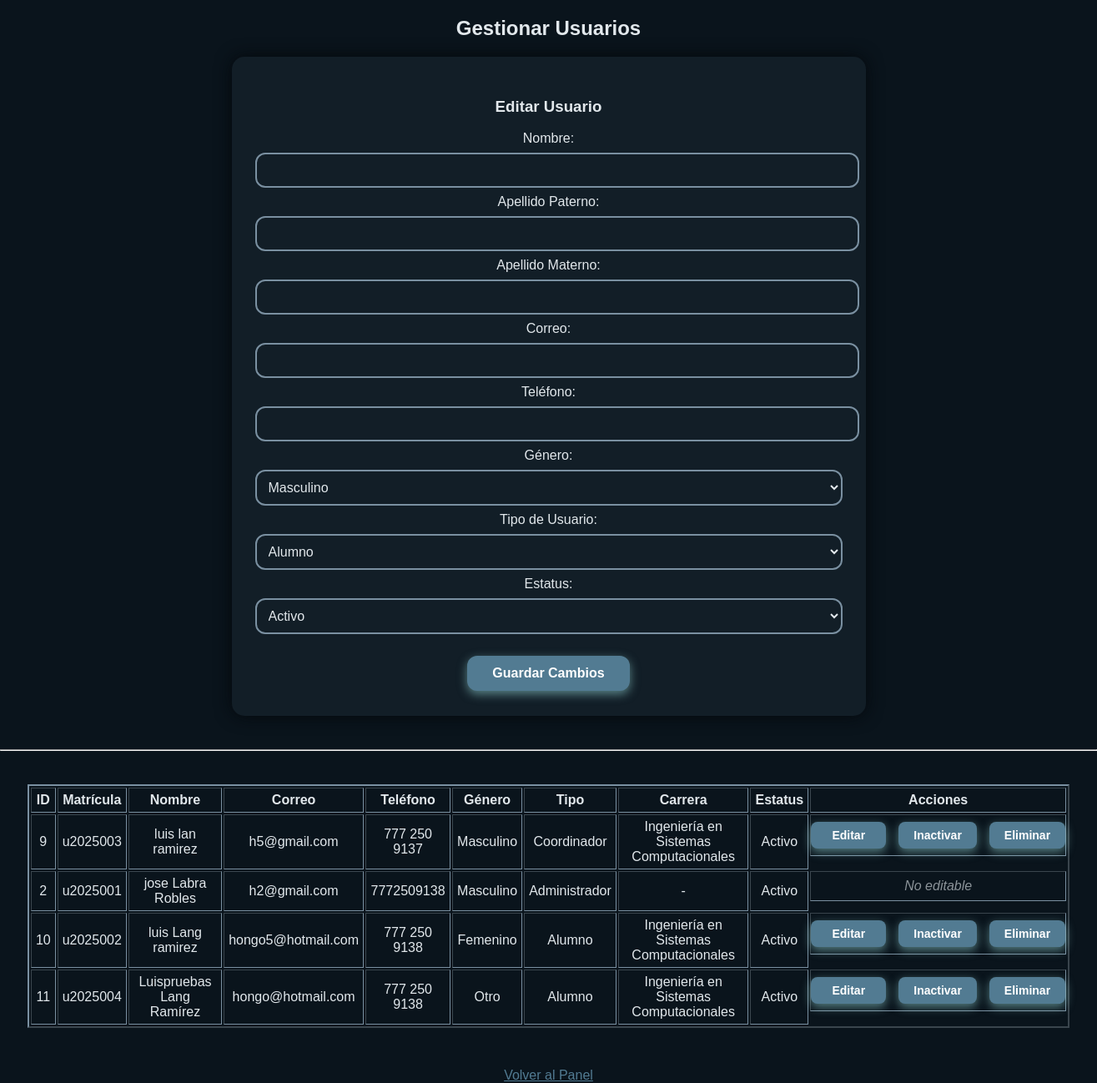
/index.php?controller=usuariosAdmin&action=gestionar (signed in), run on an earlier commit of the app's database.
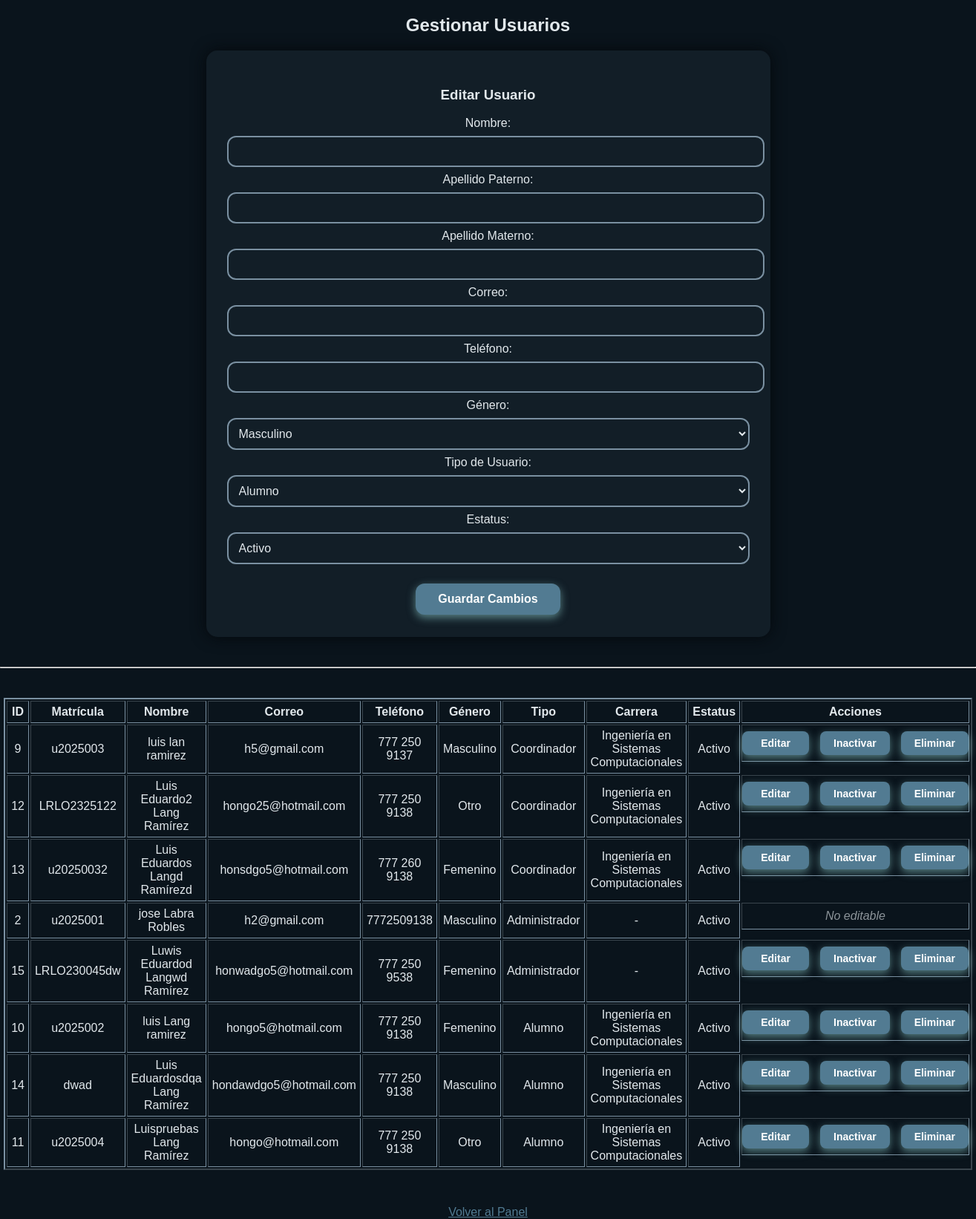
And on a later commit of the database.
### tables this page shows
CREATE TABLE `usuarios` (
  `id_usuario` int(11) NOT NULL AUTO_INCREMENT,
  `matricula` varchar(20) NOT NULL,
  `nombre` varchar(60) NOT NULL,
  `apellido_pa` varchar(60) NOT NULL,
  `apellido_ma` varchar(60) DEFAULT NULL,
  `correo` varchar(100) NOT NULL,
  `telefono` varchar(20) DEFAULT NULL,
  `contrasena` varchar(255) NOT NULL,
  `tipo_usuario` enum('coordinador','administrador','alumno') NOT NULL,
  `estatus` enum('activo','inactivo') DEFAULT 'activo',
  `genero` enum('masculino','femenino','otro') NOT NULL,
  `fecha_registro` datetime DEFAULT current_timestamp(),
  PRIMARY KEY (`id_usuario`),
  UNIQUE KEY `matricula` (`matricula`),
  UNIQUE KEY `correo` (`correo`)
);

### config/database.php (called while the page is built, shortened)
<?php
class Database {
    public static function getConnection() {
        $host = "localhost";
        $usuario = "root";
        $password = "";
        $base_datos = "gestion_materiales";
        $conexion = new mysqli($host, $usuario, $password, $base_datos);
        $conexion->set_charset("utf8mb4");
        return $conexion;
    }
}
?>

### app/controllers/UsuariosAdminController.php (called while the page is built, shortened)
<?php
require_once "config/Database.php";
require_once "app/models/Usuario.php";
class UsuariosAdminController {
    private $usuarioModel;
    public function __construct() {
        $this->conexion      = Database::getConnection();
        $this->usuarioModel  = new Usuario($this->conexion);
        $this->carreraModel  = new Carrera($this->conexion);
    }
    private function render($vista, $data = []) {
        extract($data);
        require "app/views/$vista.php";
    }
    public function gestionar() {
        $usuarios  = $this->usuarioModel->obtenerTodosConCarrera();
        $carreras = $this->carreraModel->obtenerTodas();
        $mensaje = $_SESSION["mensaje"] ?? null;
        $this->render("gestionar_usuarios", [
            "usuarios"        => $usuarios,
            "carreras"        => $carreras,
            "mensaje"         => $mensaje,
            "actionEditar"    => "index.php?controller=usuariosAdmin&action=editar",
            "actionInactivar" => "index.php?controller=usuariosAdmin&action=inactivar",
            "actionEliminar"  => "index.php?controller=usuariosAdmin&action=eliminar",
            "volver"          => "index.php?controller=dashboard&action=panel",
            "idUsuarioActual" => $_SESSION["id_usuario"]
        ]);
    }
}
?>

### app/models/Usuario.php (called while the page is built, shortened)
<?php
class Usuario {
    private $conexion;
    public function __construct($conexion) {
        $this->conexion = $conexion;
    }
    public function obtenerTodosConCarrera() {
        $sql = "
            SELECT
                u.*,
                COALESCE(cA.nombre_carrera, cC.nombre_carrera) AS nombre_carrera
            FROM usuarios u
            LEFT JOIN alumnos a ON u.id_usuario = a.id_usuario
            LEFT JOIN carreras cA ON a.id_carrera = cA.id_carrera
            LEFT JOIN coordinadores co ON u.id_usuario = co.id_usuario
            LEFT JOIN carreras cC ON co.id_carrera = cC.id_carrera
            ORDER BY u.tipo_usuario, u.nombre
        ";
        $res = $this->conexion->query($sql);
        return $res->fetch_all(MYSQLI_ASSOC);
    }
}
?>

### app/views/gestionar_usuarios.php (the view, shortened to what this page needs)
<!DOCTYPE html>
<html lang="es">
<head>
    <link id="theme-link" rel="stylesheet" href="assets/css/colores.css">
</head>
<body>
    <h2>Gestionar Usuarios</h2>
    <form id="formUsuario" action="<?= htmlspecialchars($actionEditar); ?>"
          method="POST" style="max-width:700px; margin:auto;">
        <h3 id="tituloForm">Editar Usuario</h3>
        <label>Nombre:</label>
        <input type="text" name="nombre" required>
        <label>Apellido Paterno:</label>
        <input type="text" name="apellido_pa" required>
        <label>Apellido Materno:</label>
        <input type="text" name="apellido_ma">
        <label>Correo:</label>
        <input type="email" name="correo" required>
        <label>Teléfono:</label>
        <input type="text" name="telefono">
        <label>Género:</label>
        <select name="genero" required>
            <option value="masculino">Masculino</option>
        </select>
        <label>Tipo de Usuario:</label>
        <select name="tipo_usuario" id="tipo_usuario" required onchange="toggleCarrera()">
            <option value="alumno">Alumno</option>
        </select>
        <label>Estatus:</label>
        <select name="estatus" required>
            <option value="activo">Activo</option>
        </select>
        <br><br>
        <button type="submit" id="btnGuardar">Guardar Cambios</button>
    </form>
    <hr style="margin:40px 0;">
    <table border="2" cellpadding="5"
           style="margin:auto; color:var(--text-main); border-color:var(--outline-main);
                  width:95%; max-width:1500px;">
        <thead>
            <tr>
                <th>ID</th>
                <th>Matrícula</th>
                <th>Nombre</th>
                <th>Correo</th>
                <th>Teléfono</th>
                <th>Género</th>
                <th>Tipo</th>
                <th>Carrera</th>
                <th>Estatus</th>
                <th>Acciones</th>
            </tr>
        </thead>
        <tbody>
            <?php foreach ($usuarios as $u): ?>
                <tr>
                    <td><?= $u['id_usuario']; ?></td>
                    <td><?= htmlspecialchars($u['matricula']); ?></td>
                    <td><?= htmlspecialchars($u['nombre'].' '.$u['apellido_pa'].' '.$u['apellido_ma']); ?></td>
                    <td><?= htmlspecialchars($u['correo']); ?></td>
                    <td><?= htmlspecialchars($u['telefono']); ?></td>
                    <td><?= ucfirst($u['genero']); ?></td>
                    <td><?= ucfirst($u['tipo_usuario']); ?></td>
                    <td><?= htmlspecialchars($u['nombre_carrera'] ?? '-'); ?></td>
                    <td><?= ucfirst($u['estatus']); ?></td>
                    <td class="acciones">
                        <?php if ($u['id_usuario'] != $idUsuarioActual): ?>
                            <button onclick="editarUsuario(
                                '<?= $u['id_usuario']; ?>',
                                '<?= htmlspecialchars($u['nombre'], ENT_QUOTES); ?>',
                                '<?= htmlspecialchars($u['apellido_pa'], ENT_QUOTES); ?>',
                                '<?= htmlspecialchars($u['apellido_ma'], ENT_QUOTES); ?>',
                                '<?= htmlspecialchars($u['correo'], ENT_QUOTES); ?>',
                                '<?= htmlspecialchars($u['telefono'] ?? '', ENT_QUOTES); ?>',
                                '<?= $u['genero']; ?>',
                                '<?= $u['tipo_usuario']; ?>',
                                '<?= $u['estatus']; ?>',
                                '<?= htmlspecialchars($u['nombre_carrera'] ?? '', ENT_QUOTES); ?>'
                            )">Editar</button>
                            <button onclick="inactivarUsuario(<?= $u['id_usuario']; ?>)">
                                Inactivar
                            </button>
                            <button onclick="eliminarUsuario(<?= $u['id_usuario']; ?>)">
                                Eliminar
                            </button>
                        <?php else: ?>
                            <em style="opacity:0.6;">No editable</em>
                        <?php endif; ?>
                    </td>
                </tr>
            <?php endforeach; ?>
        </tbody>
    </table>
    <br>
    <a href="<?= htmlspecialchars($volver); ?>">Volver al Panel</a>
</body>
</html>

### index.php (shortened to what this page needs)
<?php
$controller = $_GET["controller"] ?? "login";
$action     = $_GET["action"] ?? "login";
$controllerFile = "app/controllers/" . ucfirst($controller) . "Controller.php";
if (file_exists($controllerFile)) {
    $controllerClass = ucfirst($controller) . "Controller";
    $controlador = new $controllerClass();
    if (method_exists($controlador, $action)) {
        $controlador->$action();
    } else {
        echo "<h2>Error: la acción <b>$action</b> no existe en el controlador <b>$controllerClass</b>.</h2>";
    }
} else {
    echo "<h2>Error: el controlador <b>$controller</b> no existe.</h2>";
}
?>

### assets/css/colores.css (style rules this page uses)
:root { --bg-main: #0a141c; --form-bg: #121e27; --text-main: #e2e8ec; --shadow-main: #04080c; --input-inset-dark: #1a2a35; --input-inset-light: #2b4452; --outline-main: #7a90a1; --btn-bg: #527b92; --btn-text: #ffffff; --accent-pink: #b4c6d1; }
body { background-color: var(--bg-main); color: var(--text-main); font-family: 'Poppins', sans-serif; text-align: center; margin: 0; }
form { background-color: var(--form-bg); padding: 30px; border-radius: 15px; display: inline-block; box-shadow: 0 0 20px var(--shadow-main); margin-top: 50px; }
input, select, textarea { width: 100%; padding: 10px; margin: 10px 0; font-size: 16px; border-radius: 10px; background-color: var(--form-bg); color: var(--text-main); border: none; outline: 2px solid var(--outline-main); }
button { background-color: var(--btn-bg); color: var(--btn-text); padding: 12px 30px; font-weight: bold; font-size: 16px; border-radius: 12px; border: none; outline: 2px solid var(--accent-lavender); box-shadow: 0 4px 12px rgba(160, 231, 229, 0.5); cursor: pointer; transition: all 0.25s ease; }
a { color: var(--btn-bg); text-decoration: underline; margin-top: 30px; display: inline-block; }
.acciones { display: flex; justify-content: center; align-items: center; gap: 15px; flex-wrap: nowrap; white-space: nowrap; padding: 8px 0; }
.acciones button { padding: 8px 18px; font-size: 14px; border-radius: 8px; min-width: 90px; transition: all 0.2s ease-in-out; }

What changed in the data, as far as the page shows it:
added usuarios: id_usuario "12", matricula "LRLO2325122", nombre+apellido_pa+apellido_ma "Luis Eduardo2 Lang Ramírez", correo "hongo25@hotmail.com", telefono "777 250 9138", genero "Otro", tipo_usuario "Coordinador", nombre_carrera "Ingeniería en Sistemas Computacionales", estatus "Activo"
added usuarios: id_usuario "13", matricula "u20250032", nombre+apellido_pa+apellido_ma "Luis Eduardos Langd Ramírezd", correo "honsdgo5@hotmail.com", telefono "777 260 9138", genero "Femenino", tipo_usuario "Coordinador", nombre_carrera "Ingeniería en Sistemas Computacionales", estatus "Activo"
added usuarios: id_usuario "15", matricula "LRLO230045dw", nombre+apellido_pa+apellido_ma "Luwis Eduardod Langwd Ramírez", correo "honwadgo5@hotmail.com", telefono "777 250 9538", genero "Femenino", tipo_usuario "Administrador", nombre_carrera "-", estatus "Activo"
added usuarios: id_usuario "14", matricula "dwad", nombre+apellido_pa+apellido_ma "Luis Eduardosdqa Lang Ramírez", correo "hondawdgo5@hotmail.com", telefono "777 250 9138", genero "Masculino", tipo_usuario "Alumno", nombre_carrera "Ingeniería en Sistemas Computacionales", estatus "Activo"
